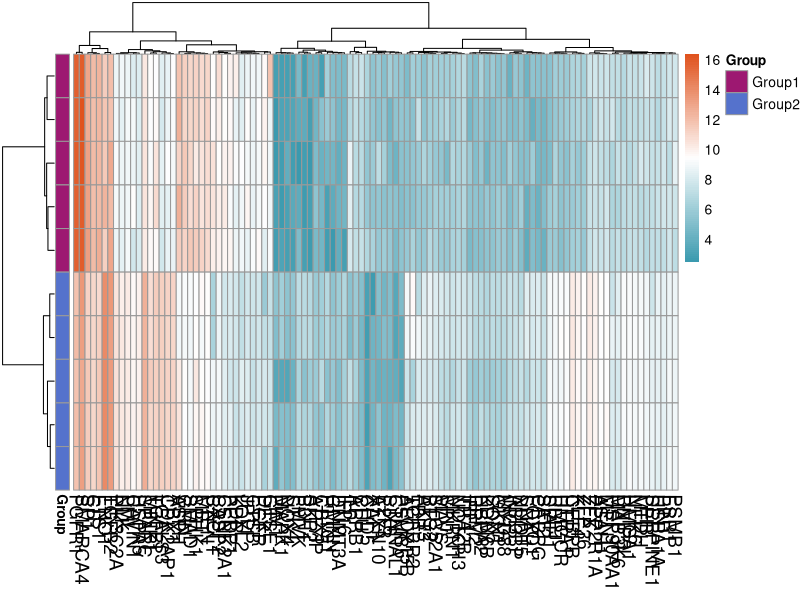

The R source for this figure:
# 设置工作目录 (可选，如果数据文件在当前工作目录下则不需要)
setwd("F:/R") 

# 加载必要的包
library(pheatmap)

# 1. 数据读取和预处理
# 读取差异基因与其他特定基因表达数据的交集，假设文件名为 "DEGs_intersect.csv",将第一行作为列名，将第一列作为行名。
#==========================================================================================================================================================
#header = TRUE (列名/表头):
#如果 CSV 文件第一行是列名,务必设置 header = TRUE,否则 R 会将列名当作数据。
#row.names = 1 (行名):
#row.names 可以是数字,表示第几列是行名；也可以是字符串,表示列名是什么。例如,如果行名在名为 "ID" 的列中,可以使用 row.names = "ID"。
#重要提示：当使用 row.names = 1 时,R 会将第一列作为行名,并且这一列将不再作为数据的一部分出现在数据框中。这意味着数据框的列数会比 CSV 文件中少一列。
#==========================================================================================================================================================
data_matrix <- read.csv("DEGs_intersect.csv", header = TRUE, row.names = 1)

# 转置数据矩阵
data_matrix <- t(data_matrix)

# 创建样本分组信息,假设前 5 个样本是 Group1，后 5 个样本是 Group2，可以根据这一部分修改分组图例的名称，示例为Group 1和Group 2
sample_groups <- c(rep("Group1", 5), rep("Group2", 5))


# 2. 绘制热力图
# 创建样本分组信息的 data.frame，并确保行名匹配
annotation_row <- data.frame(Group = sample_groups, row.names = rownames(data_matrix))
# 指定行注释信息的颜色和名称，要和上面的c(rep("Group1", 5), rep("Group2", 5))里面的分组名称一样,示例为Group 1和Group 2
annotation_colors <- list(Group = c(Group1 = "#9D1871", Group2 = "#5572CC"))

# 绘制热图并保存为图片文件（例如，PNG格式）
png("Gene_Cross_heatmap.png", width = 25, height = 9.5, units = "in", res = 500)

pheatmap(data_matrix,
         color = colorRampPalette(c("#3B9AAF", "white", "#E0531E"))(100),
         cluster_rows = TRUE,   #基于基因表达数据对样本进行聚类。
         cluster_cols = TRUE,   #基于基因表达数据对基因进行聚类。
         show_rownames = FALSE, #控制是否显示行名（样本名）。
         show_colnames = TRUE,  #控制是否显示列名（基因名）。
         annotation_row = annotation_row, #为热图的每一行添加注释信息,注释信息是样本分组。
         annotation_colors = annotation_colors, #指定行注释信息的颜色。
         
         # 调整聚类树线条粗细
         treeheight_row = 34,    #  调整行聚类树的高度
         treeheight_col = 34,    #  调整列聚类树的高度
         
         # 修改聚类树线条粗细
         gaps_row = NULL, # 设置聚类树的间隔
         gaps_col = NULL, # 设置聚类树的间隔
         
         # 增加聚类树美观度
         clustering_distance_rows = "euclidean", # 设置行聚类的距离方法
         clustering_distance_cols = "euclidean", # 设置列聚类的距离方法
         clustering_method = "ward.D2", # 设置聚类方法（例如，ward.D2）
         
         
         #调整边距和标签
         fontsize_row = 13.5,
         fontsize_col = 13.5,
         
         # 避免行名或列名太长导致重叠
         # cutree_rows = 5 #将行聚类树分成5组，根据需要调整
         # cutree_cols = 3 #将列聚类树分成3组，根据需要调整
         # 或是增加画布大小，如上述png设置
         
)

dev.off()
